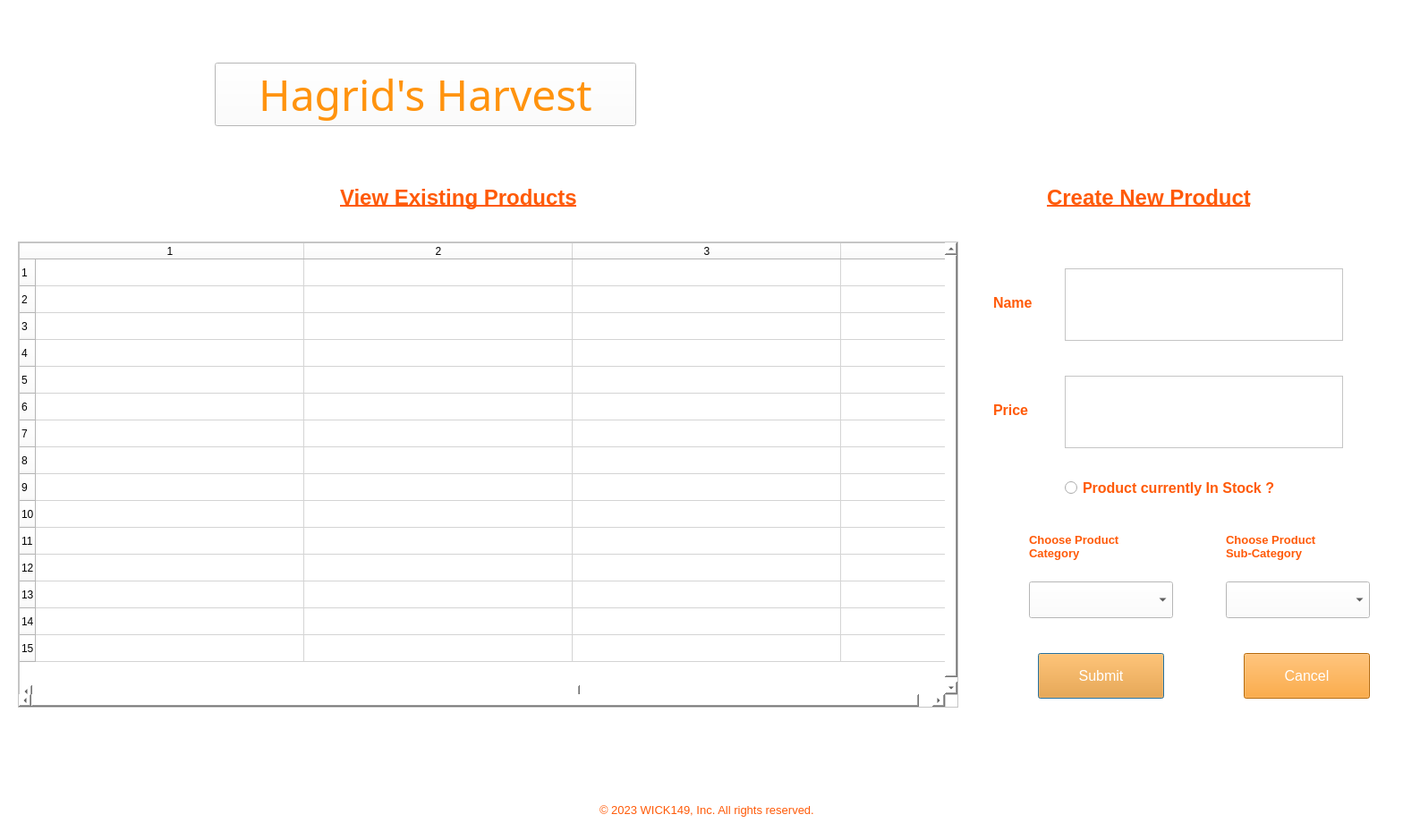
<?xml version="1.0" encoding="UTF-8"?>
<ui version="4.0">
 <class>Dialog</class>
 <widget class="QDialog" name="Dialog">
  <property name="geometry">
   <rect>
    <x>0</x>
    <y>0</y>
    <width>1568</width>
    <height>939</height>
   </rect>
  </property>
  <property name="windowTitle">
   <string>Create New Products Window</string>
  </property>
  <property name="styleSheet">
   <string notr="true">background-color: rgb(255, 255, 255);</string>
  </property>
  <widget class="QLabel" name="label">
   <property name="geometry">
    <rect>
     <x>380</x>
     <y>180</y>
     <width>351</width>
     <height>81</height>
    </rect>
   </property>
   <property name="palette">
    <palette>
     <active>
      <colorrole role="WindowText">
       <brush brushstyle="SolidPattern">
        <color alpha="255">
         <red>255</red>
         <green>90</green>
         <blue>8</blue>
        </color>
       </brush>
      </colorrole>
      <colorrole role="Button">
       <brush brushstyle="SolidPattern">
        <color alpha="255">
         <red>255</red>
         <green>255</green>
         <blue>255</blue>
        </color>
       </brush>
      </colorrole>
      <colorrole role="Base">
       <brush brushstyle="SolidPattern">
        <color alpha="255">
         <red>255</red>
         <green>255</green>
         <blue>255</blue>
        </color>
       </brush>
      </colorrole>
      <colorrole role="Window">
       <brush brushstyle="SolidPattern">
        <color alpha="255">
         <red>255</red>
         <green>255</green>
         <blue>255</blue>
        </color>
       </brush>
      </colorrole>
     </active>
     <inactive>
      <colorrole role="WindowText">
       <brush brushstyle="SolidPattern">
        <color alpha="255">
         <red>255</red>
         <green>90</green>
         <blue>8</blue>
        </color>
       </brush>
      </colorrole>
      <colorrole role="Button">
       <brush brushstyle="SolidPattern">
        <color alpha="255">
         <red>255</red>
         <green>255</green>
         <blue>255</blue>
        </color>
       </brush>
      </colorrole>
      <colorrole role="Base">
       <brush brushstyle="SolidPattern">
        <color alpha="255">
         <red>255</red>
         <green>255</green>
         <blue>255</blue>
        </color>
       </brush>
      </colorrole>
      <colorrole role="Window">
       <brush brushstyle="SolidPattern">
        <color alpha="255">
         <red>255</red>
         <green>255</green>
         <blue>255</blue>
        </color>
       </brush>
      </colorrole>
     </inactive>
     <disabled>
      <colorrole role="WindowText">
       <brush brushstyle="SolidPattern">
        <color alpha="255">
         <red>120</red>
         <green>120</green>
         <blue>120</blue>
        </color>
       </brush>
      </colorrole>
      <colorrole role="Button">
       <brush brushstyle="SolidPattern">
        <color alpha="255">
         <red>255</red>
         <green>255</green>
         <blue>255</blue>
        </color>
       </brush>
      </colorrole>
      <colorrole role="Base">
       <brush brushstyle="SolidPattern">
        <color alpha="255">
         <red>255</red>
         <green>255</green>
         <blue>255</blue>
        </color>
       </brush>
      </colorrole>
      <colorrole role="Window">
       <brush brushstyle="SolidPattern">
        <color alpha="255">
         <red>255</red>
         <green>255</green>
         <blue>255</blue>
        </color>
       </brush>
      </colorrole>
     </disabled>
    </palette>
   </property>
   <property name="font">
    <font>
     <pointsize>18</pointsize>
     <weight>75</weight>
     <bold>true</bold>
     <underline>true</underline>
    </font>
   </property>
   <property name="autoFillBackground">
    <bool>false</bool>
   </property>
   <property name="text">
    <string>View Existing Products</string>
   </property>
  </widget>
  <widget class="QScrollArea" name="scrollArea">
   <property name="geometry">
    <rect>
     <x>20</x>
     <y>270</y>
     <width>1051</width>
     <height>521</height>
    </rect>
   </property>
   <widget class="QTableWidget" name="display_table">
    <property name="geometry">
     <rect>
      <x>0</x>
      <y>0</y>
      <width>1050</width>
      <height>510</height>
     </rect>
    </property>
    <property name="layoutDirection">
     <enum>Qt::LeftToRight</enum>
    </property>
    <property name="autoFillBackground">
     <bool>true</bool>
    </property>
    <property name="showGrid">
     <bool>true</bool>
    </property>
    <property name="rowCount">
     <number>15</number>
    </property>
    <property name="columnCount">
     <number>5</number>
    </property>
    <attribute name="horizontalHeaderDefaultSectionSize">
     <number>300</number>
    </attribute>
    <attribute name="horizontalHeaderMinimumSectionSize">
     <number>49</number>
    </attribute>
    <row/>
    <row/>
    <row/>
    <row/>
    <row/>
    <row/>
    <row/>
    <row/>
    <row/>
    <row/>
    <row/>
    <row/>
    <row/>
    <row/>
    <row/>
    <column/>
    <column/>
    <column/>
    <column/>
    <column/>
   </widget>
  </widget>
  <widget class="QLabel" name="label_2">
   <property name="geometry">
    <rect>
     <x>1170</x>
     <y>180</y>
     <width>341</width>
     <height>81</height>
    </rect>
   </property>
   <property name="font">
    <font>
     <pointsize>18</pointsize>
     <weight>75</weight>
     <bold>true</bold>
     <underline>true</underline>
    </font>
   </property>
   <property name="autoFillBackground">
    <bool>false</bool>
   </property>
   <property name="styleSheet">
    <string notr="true">color: rgb(255, 90, 8);</string>
   </property>
   <property name="text">
    <string>Create New Product</string>
   </property>
  </widget>
  <widget class="QPushButton" name="submit_button">
   <property name="geometry">
    <rect>
     <x>1160</x>
     <y>730</y>
     <width>141</width>
     <height>51</height>
    </rect>
   </property>
   <property name="font">
    <font>
     <pointsize>12</pointsize>
    </font>
   </property>
   <property name="styleSheet">
    <string notr="true">background-color: rgb(255, 147, 14);
color: rgb(255, 255, 255);</string>
   </property>
   <property name="text">
    <string>Submit</string>
   </property>
  </widget>
  <widget class="QPlainTextEdit" name="input_text">
   <property name="geometry">
    <rect>
     <x>1190</x>
     <y>300</y>
     <width>311</width>
     <height>81</height>
    </rect>
   </property>
   <property name="font">
    <font>
     <pointsize>10</pointsize>
    </font>
   </property>
  </widget>
  <widget class="QLabel" name="label_3">
   <property name="geometry">
    <rect>
     <x>1110</x>
     <y>330</y>
     <width>61</width>
     <height>16</height>
    </rect>
   </property>
   <property name="font">
    <font>
     <pointsize>12</pointsize>
     <weight>75</weight>
     <bold>true</bold>
    </font>
   </property>
   <property name="styleSheet">
    <string notr="true">color: rgb(255, 90, 8);</string>
   </property>
   <property name="text">
    <string>Name</string>
   </property>
  </widget>
  <widget class="QPushButton" name="cancel_button">
   <property name="geometry">
    <rect>
     <x>1390</x>
     <y>730</y>
     <width>141</width>
     <height>51</height>
    </rect>
   </property>
   <property name="font">
    <font>
     <pointsize>12</pointsize>
    </font>
   </property>
   <property name="styleSheet">
    <string notr="true">background-color: rgb(255, 147, 14);
color: rgb(255, 255, 255);</string>
   </property>
   <property name="text">
    <string>Cancel</string>
   </property>
  </widget>
  <widget class="QPlainTextEdit" name="input_text_2">
   <property name="geometry">
    <rect>
     <x>1190</x>
     <y>420</y>
     <width>311</width>
     <height>81</height>
    </rect>
   </property>
   <property name="font">
    <font>
     <pointsize>10</pointsize>
    </font>
   </property>
  </widget>
  <widget class="QRadioButton" name="inStock">
   <property name="geometry">
    <rect>
     <x>1190</x>
     <y>520</y>
     <width>301</width>
     <height>51</height>
    </rect>
   </property>
   <property name="palette">
    <palette>
     <active>
      <colorrole role="WindowText">
       <brush brushstyle="SolidPattern">
        <color alpha="255">
         <red>255</red>
         <green>90</green>
         <blue>8</blue>
        </color>
       </brush>
      </colorrole>
      <colorrole role="Button">
       <brush brushstyle="SolidPattern">
        <color alpha="255">
         <red>255</red>
         <green>255</green>
         <blue>255</blue>
        </color>
       </brush>
      </colorrole>
      <colorrole role="Base">
       <brush brushstyle="SolidPattern">
        <color alpha="255">
         <red>255</red>
         <green>255</green>
         <blue>255</blue>
        </color>
       </brush>
      </colorrole>
      <colorrole role="Window">
       <brush brushstyle="SolidPattern">
        <color alpha="255">
         <red>255</red>
         <green>255</green>
         <blue>255</blue>
        </color>
       </brush>
      </colorrole>
     </active>
     <inactive>
      <colorrole role="WindowText">
       <brush brushstyle="SolidPattern">
        <color alpha="255">
         <red>255</red>
         <green>90</green>
         <blue>8</blue>
        </color>
       </brush>
      </colorrole>
      <colorrole role="Button">
       <brush brushstyle="SolidPattern">
        <color alpha="255">
         <red>255</red>
         <green>255</green>
         <blue>255</blue>
        </color>
       </brush>
      </colorrole>
      <colorrole role="Base">
       <brush brushstyle="SolidPattern">
        <color alpha="255">
         <red>255</red>
         <green>255</green>
         <blue>255</blue>
        </color>
       </brush>
      </colorrole>
      <colorrole role="Window">
       <brush brushstyle="SolidPattern">
        <color alpha="255">
         <red>255</red>
         <green>255</green>
         <blue>255</blue>
        </color>
       </brush>
      </colorrole>
     </inactive>
     <disabled>
      <colorrole role="WindowText">
       <brush brushstyle="SolidPattern">
        <color alpha="255">
         <red>120</red>
         <green>120</green>
         <blue>120</blue>
        </color>
       </brush>
      </colorrole>
      <colorrole role="Button">
       <brush brushstyle="SolidPattern">
        <color alpha="255">
         <red>255</red>
         <green>255</green>
         <blue>255</blue>
        </color>
       </brush>
      </colorrole>
      <colorrole role="Base">
       <brush brushstyle="SolidPattern">
        <color alpha="255">
         <red>255</red>
         <green>255</green>
         <blue>255</blue>
        </color>
       </brush>
      </colorrole>
      <colorrole role="Window">
       <brush brushstyle="SolidPattern">
        <color alpha="255">
         <red>255</red>
         <green>255</green>
         <blue>255</blue>
        </color>
       </brush>
      </colorrole>
     </disabled>
    </palette>
   </property>
   <property name="font">
    <font>
     <pointsize>12</pointsize>
     <weight>75</weight>
     <bold>true</bold>
    </font>
   </property>
   <property name="text">
    <string>Product currently In Stock ?</string>
   </property>
  </widget>
  <widget class="QComboBox" name="categoryMenu">
   <property name="geometry">
    <rect>
     <x>1150</x>
     <y>650</y>
     <width>161</width>
     <height>41</height>
    </rect>
   </property>
  </widget>
  <widget class="QLabel" name="label_5">
   <property name="geometry">
    <rect>
     <x>1150</x>
     <y>590</y>
     <width>141</width>
     <height>41</height>
    </rect>
   </property>
   <property name="palette">
    <palette>
     <active>
      <colorrole role="WindowText">
       <brush brushstyle="SolidPattern">
        <color alpha="255">
         <red>255</red>
         <green>90</green>
         <blue>8</blue>
        </color>
       </brush>
      </colorrole>
      <colorrole role="Button">
       <brush brushstyle="SolidPattern">
        <color alpha="255">
         <red>255</red>
         <green>255</green>
         <blue>255</blue>
        </color>
       </brush>
      </colorrole>
      <colorrole role="Base">
       <brush brushstyle="SolidPattern">
        <color alpha="255">
         <red>255</red>
         <green>255</green>
         <blue>255</blue>
        </color>
       </brush>
      </colorrole>
      <colorrole role="Window">
       <brush brushstyle="SolidPattern">
        <color alpha="255">
         <red>255</red>
         <green>255</green>
         <blue>255</blue>
        </color>
       </brush>
      </colorrole>
     </active>
     <inactive>
      <colorrole role="WindowText">
       <brush brushstyle="SolidPattern">
        <color alpha="255">
         <red>255</red>
         <green>90</green>
         <blue>8</blue>
        </color>
       </brush>
      </colorrole>
      <colorrole role="Button">
       <brush brushstyle="SolidPattern">
        <color alpha="255">
         <red>255</red>
         <green>255</green>
         <blue>255</blue>
        </color>
       </brush>
      </colorrole>
      <colorrole role="Base">
       <brush brushstyle="SolidPattern">
        <color alpha="255">
         <red>255</red>
         <green>255</green>
         <blue>255</blue>
        </color>
       </brush>
      </colorrole>
      <colorrole role="Window">
       <brush brushstyle="SolidPattern">
        <color alpha="255">
         <red>255</red>
         <green>255</green>
         <blue>255</blue>
        </color>
       </brush>
      </colorrole>
     </inactive>
     <disabled>
      <colorrole role="WindowText">
       <brush brushstyle="SolidPattern">
        <color alpha="255">
         <red>120</red>
         <green>120</green>
         <blue>120</blue>
        </color>
       </brush>
      </colorrole>
      <colorrole role="Button">
       <brush brushstyle="SolidPattern">
        <color alpha="255">
         <red>255</red>
         <green>255</green>
         <blue>255</blue>
        </color>
       </brush>
      </colorrole>
      <colorrole role="Base">
       <brush brushstyle="SolidPattern">
        <color alpha="255">
         <red>255</red>
         <green>255</green>
         <blue>255</blue>
        </color>
       </brush>
      </colorrole>
      <colorrole role="Window">
       <brush brushstyle="SolidPattern">
        <color alpha="255">
         <red>255</red>
         <green>255</green>
         <blue>255</blue>
        </color>
       </brush>
      </colorrole>
     </disabled>
    </palette>
   </property>
   <property name="font">
    <font>
     <pointsize>10</pointsize>
     <weight>75</weight>
     <bold>true</bold>
    </font>
   </property>
   <property name="text">
    <string>Choose Product 
Category</string>
   </property>
  </widget>
  <widget class="QComboBox" name="subcategoryMenu">
   <property name="geometry">
    <rect>
     <x>1370</x>
     <y>650</y>
     <width>161</width>
     <height>41</height>
    </rect>
   </property>
  </widget>
  <widget class="QLabel" name="label_6">
   <property name="geometry">
    <rect>
     <x>1370</x>
     <y>590</y>
     <width>261</width>
     <height>41</height>
    </rect>
   </property>
   <property name="palette">
    <palette>
     <active>
      <colorrole role="WindowText">
       <brush brushstyle="SolidPattern">
        <color alpha="255">
         <red>255</red>
         <green>90</green>
         <blue>8</blue>
        </color>
       </brush>
      </colorrole>
      <colorrole role="Button">
       <brush brushstyle="SolidPattern">
        <color alpha="255">
         <red>255</red>
         <green>255</green>
         <blue>255</blue>
        </color>
       </brush>
      </colorrole>
      <colorrole role="Base">
       <brush brushstyle="SolidPattern">
        <color alpha="255">
         <red>255</red>
         <green>255</green>
         <blue>255</blue>
        </color>
       </brush>
      </colorrole>
      <colorrole role="Window">
       <brush brushstyle="SolidPattern">
        <color alpha="255">
         <red>255</red>
         <green>255</green>
         <blue>255</blue>
        </color>
       </brush>
      </colorrole>
     </active>
     <inactive>
      <colorrole role="WindowText">
       <brush brushstyle="SolidPattern">
        <color alpha="255">
         <red>255</red>
         <green>90</green>
         <blue>8</blue>
        </color>
       </brush>
      </colorrole>
      <colorrole role="Button">
       <brush brushstyle="SolidPattern">
        <color alpha="255">
         <red>255</red>
         <green>255</green>
         <blue>255</blue>
        </color>
       </brush>
      </colorrole>
      <colorrole role="Base">
       <brush brushstyle="SolidPattern">
        <color alpha="255">
         <red>255</red>
         <green>255</green>
         <blue>255</blue>
        </color>
       </brush>
      </colorrole>
      <colorrole role="Window">
       <brush brushstyle="SolidPattern">
        <color alpha="255">
         <red>255</red>
         <green>255</green>
         <blue>255</blue>
        </color>
       </brush>
      </colorrole>
     </inactive>
     <disabled>
      <colorrole role="WindowText">
       <brush brushstyle="SolidPattern">
        <color alpha="255">
         <red>120</red>
         <green>120</green>
         <blue>120</blue>
        </color>
       </brush>
      </colorrole>
      <colorrole role="Button">
       <brush brushstyle="SolidPattern">
        <color alpha="255">
         <red>255</red>
         <green>255</green>
         <blue>255</blue>
        </color>
       </brush>
      </colorrole>
      <colorrole role="Base">
       <brush brushstyle="SolidPattern">
        <color alpha="255">
         <red>255</red>
         <green>255</green>
         <blue>255</blue>
        </color>
       </brush>
      </colorrole>
      <colorrole role="Window">
       <brush brushstyle="SolidPattern">
        <color alpha="255">
         <red>255</red>
         <green>255</green>
         <blue>255</blue>
        </color>
       </brush>
      </colorrole>
     </disabled>
    </palette>
   </property>
   <property name="font">
    <font>
     <pointsize>10</pointsize>
     <weight>75</weight>
     <bold>true</bold>
    </font>
   </property>
   <property name="text">
    <string>Choose Product 
Sub-Category</string>
   </property>
  </widget>
  <widget class="QLabel" name="label_7">
   <property name="geometry">
    <rect>
     <x>670</x>
     <y>890</y>
     <width>331</width>
     <height>31</height>
    </rect>
   </property>
   <property name="palette">
    <palette>
     <active>
      <colorrole role="WindowText">
       <brush brushstyle="SolidPattern">
        <color alpha="255">
         <red>255</red>
         <green>90</green>
         <blue>8</blue>
        </color>
       </brush>
      </colorrole>
      <colorrole role="Button">
       <brush brushstyle="SolidPattern">
        <color alpha="255">
         <red>255</red>
         <green>255</green>
         <blue>255</blue>
        </color>
       </brush>
      </colorrole>
      <colorrole role="Base">
       <brush brushstyle="SolidPattern">
        <color alpha="255">
         <red>255</red>
         <green>255</green>
         <blue>255</blue>
        </color>
       </brush>
      </colorrole>
      <colorrole role="Window">
       <brush brushstyle="SolidPattern">
        <color alpha="255">
         <red>255</red>
         <green>255</green>
         <blue>255</blue>
        </color>
       </brush>
      </colorrole>
     </active>
     <inactive>
      <colorrole role="WindowText">
       <brush brushstyle="SolidPattern">
        <color alpha="255">
         <red>255</red>
         <green>90</green>
         <blue>8</blue>
        </color>
       </brush>
      </colorrole>
      <colorrole role="Button">
       <brush brushstyle="SolidPattern">
        <color alpha="255">
         <red>255</red>
         <green>255</green>
         <blue>255</blue>
        </color>
       </brush>
      </colorrole>
      <colorrole role="Base">
       <brush brushstyle="SolidPattern">
        <color alpha="255">
         <red>255</red>
         <green>255</green>
         <blue>255</blue>
        </color>
       </brush>
      </colorrole>
      <colorrole role="Window">
       <brush brushstyle="SolidPattern">
        <color alpha="255">
         <red>255</red>
         <green>255</green>
         <blue>255</blue>
        </color>
       </brush>
      </colorrole>
     </inactive>
     <disabled>
      <colorrole role="WindowText">
       <brush brushstyle="SolidPattern">
        <color alpha="255">
         <red>120</red>
         <green>120</green>
         <blue>120</blue>
        </color>
       </brush>
      </colorrole>
      <colorrole role="Button">
       <brush brushstyle="SolidPattern">
        <color alpha="255">
         <red>255</red>
         <green>255</green>
         <blue>255</blue>
        </color>
       </brush>
      </colorrole>
      <colorrole role="Base">
       <brush brushstyle="SolidPattern">
        <color alpha="255">
         <red>255</red>
         <green>255</green>
         <blue>255</blue>
        </color>
       </brush>
      </colorrole>
      <colorrole role="Window">
       <brush brushstyle="SolidPattern">
        <color alpha="255">
         <red>255</red>
         <green>255</green>
         <blue>255</blue>
        </color>
       </brush>
      </colorrole>
     </disabled>
    </palette>
   </property>
   <property name="font">
    <font>
     <pointsize>10</pointsize>
     <underline>false</underline>
    </font>
   </property>
   <property name="text">
    <string>© 2023 WICK149, Inc. All rights reserved.</string>
   </property>
  </widget>
  <widget class="QPushButton" name="pushButton">
   <property name="geometry">
    <rect>
     <x>240</x>
     <y>70</y>
     <width>471</width>
     <height>71</height>
    </rect>
   </property>
   <property name="palette">
    <palette>
     <active>
      <colorrole role="WindowText">
       <brush brushstyle="SolidPattern">
        <color alpha="255">
         <red>255</red>
         <green>147</green>
         <blue>14</blue>
        </color>
       </brush>
      </colorrole>
      <colorrole role="Button">
       <brush brushstyle="SolidPattern">
        <color alpha="255">
         <red>255</red>
         <green>255</green>
         <blue>255</blue>
        </color>
       </brush>
      </colorrole>
      <colorrole role="Text">
       <brush brushstyle="SolidPattern">
        <color alpha="255">
         <red>255</red>
         <green>147</green>
         <blue>14</blue>
        </color>
       </brush>
      </colorrole>
      <colorrole role="ButtonText">
       <brush brushstyle="SolidPattern">
        <color alpha="255">
         <red>255</red>
         <green>147</green>
         <blue>14</blue>
        </color>
       </brush>
      </colorrole>
      <colorrole role="Base">
       <brush brushstyle="SolidPattern">
        <color alpha="255">
         <red>255</red>
         <green>255</green>
         <blue>255</blue>
        </color>
       </brush>
      </colorrole>
      <colorrole role="Window">
       <brush brushstyle="SolidPattern">
        <color alpha="255">
         <red>255</red>
         <green>255</green>
         <blue>255</blue>
        </color>
       </brush>
      </colorrole>
     </active>
     <inactive>
      <colorrole role="WindowText">
       <brush brushstyle="SolidPattern">
        <color alpha="255">
         <red>255</red>
         <green>147</green>
         <blue>14</blue>
        </color>
       </brush>
      </colorrole>
      <colorrole role="Button">
       <brush brushstyle="SolidPattern">
        <color alpha="255">
         <red>255</red>
         <green>255</green>
         <blue>255</blue>
        </color>
       </brush>
      </colorrole>
      <colorrole role="Text">
       <brush brushstyle="SolidPattern">
        <color alpha="255">
         <red>255</red>
         <green>147</green>
         <blue>14</blue>
        </color>
       </brush>
      </colorrole>
      <colorrole role="ButtonText">
       <brush brushstyle="SolidPattern">
        <color alpha="255">
         <red>255</red>
         <green>147</green>
         <blue>14</blue>
        </color>
       </brush>
      </colorrole>
      <colorrole role="Base">
       <brush brushstyle="SolidPattern">
        <color alpha="255">
         <red>255</red>
         <green>255</green>
         <blue>255</blue>
        </color>
       </brush>
      </colorrole>
      <colorrole role="Window">
       <brush brushstyle="SolidPattern">
        <color alpha="255">
         <red>255</red>
         <green>255</green>
         <blue>255</blue>
        </color>
       </brush>
      </colorrole>
     </inactive>
     <disabled>
      <colorrole role="WindowText">
       <brush brushstyle="SolidPattern">
        <color alpha="255">
         <red>255</red>
         <green>147</green>
         <blue>14</blue>
        </color>
       </brush>
      </colorrole>
      <colorrole role="Button">
       <brush brushstyle="SolidPattern">
        <color alpha="255">
         <red>255</red>
         <green>255</green>
         <blue>255</blue>
        </color>
       </brush>
      </colorrole>
      <colorrole role="Text">
       <brush brushstyle="SolidPattern">
        <color alpha="255">
         <red>255</red>
         <green>147</green>
         <blue>14</blue>
        </color>
       </brush>
      </colorrole>
      <colorrole role="ButtonText">
       <brush brushstyle="SolidPattern">
        <color alpha="255">
         <red>255</red>
         <green>147</green>
         <blue>14</blue>
        </color>
       </brush>
      </colorrole>
      <colorrole role="Base">
       <brush brushstyle="SolidPattern">
        <color alpha="255">
         <red>255</red>
         <green>255</green>
         <blue>255</blue>
        </color>
       </brush>
      </colorrole>
      <colorrole role="Window">
       <brush brushstyle="SolidPattern">
        <color alpha="255">
         <red>255</red>
         <green>255</green>
         <blue>255</blue>
        </color>
       </brush>
      </colorrole>
     </disabled>
    </palette>
   </property>
   <property name="font">
    <font>
     <family>Forte</family>
     <pointsize>36</pointsize>
    </font>
   </property>
   <property name="styleSheet">
    <string notr="true">
color: rgb(255, 147, 14);</string>
   </property>
   <property name="text">
    <string>Hagrid's Harvest</string>
   </property>
  </widget>
  <widget class="QFrame" name="frame_9">
   <property name="geometry">
    <rect>
     <x>20</x>
     <y>10</y>
     <width>211</width>
     <height>211</height>
    </rect>
   </property>
   <property name="styleSheet">
    <string notr="true">background-image: url(icon_Small1.png);
border-radius: 105px</string>
   </property>
   <property name="frameShape">
    <enum>QFrame::StyledPanel</enum>
   </property>
   <property name="frameShadow">
    <enum>QFrame::Raised</enum>
   </property>
  </widget>
  <widget class="QLabel" name="label_4">
   <property name="geometry">
    <rect>
     <x>1110</x>
     <y>450</y>
     <width>61</width>
     <height>16</height>
    </rect>
   </property>
   <property name="font">
    <font>
     <pointsize>12</pointsize>
     <weight>75</weight>
     <bold>true</bold>
    </font>
   </property>
   <property name="styleSheet">
    <string notr="true">color: rgb(255, 90, 8);</string>
   </property>
   <property name="text">
    <string>Price</string>
   </property>
  </widget>
 </widget>
 <resources>
  <include location="../Designing/images/test.qrc"/>
 </resources>
 <connections/>
</ui>
